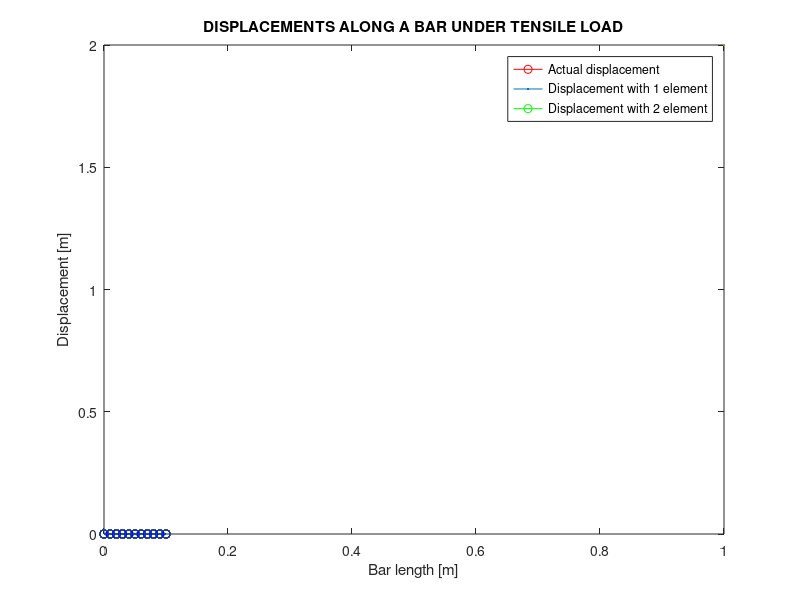

Recreate this plot in MATLAB.
% Cleaning commands
clc
clear
% ====================================================================
% Format
format short g
%  =====================================================================
disp(' ====================================================== ')
disp('                              DISCRETIZATION OF A BAR  ')
disp('                                BY FINITE ELEMENT ')
disp(' ====================================================== ')
%=============================INPUTS===================================
e = input("Enter the number of bar elements: ");          % Número de elementos deseados
Lo = 0.1 ; %[m]                                                             % Bar length
X = Lo/e; %[m]                                                              % Length of individual elements
Ao = 0.5;  %[m]                                                             % Area of the initial cross section at X=0
E = 210*(10^9); %[Pa]                                                  % Modulus of Elasticity
n = e + 1;                                                                      % Number of nodes
F = zeros(n,1);                                                     
F(n) = 44482.22; %[N]                                                 Tensile strength
P = 44482.22;
%======================OVERALL STIFFNESS MATRIX========================
k_l = [1,-1; -1,1]; % Local stiffness matrix
K = zeros(n, n);  % Generate nxn matrix

for i = 1:e
    % Generation of the average cross-sectional area of each element
    A(i) = (Ao*(1-0.5*(i-1)*X/Lo)+Ao*(1-0.5*(i)*X/Lo))/2; 

    % Generation of local stiffness matrices k
    k(i) = A(i)*E/X;

    % Generation of the global stiffness matrix K
    K(i:i+1,i:i+1) = K(i:i+1,i:i+1)+ k(i)*k_l;

end
%======================================================================
% Fixed node at the left end of the member
fixed_nodes = [1]; 
free_nodes = setxor(1:n,fixed_nodes);

% Reduced overall stiffness matrix
Kred = K(free_nodes,free_nodes); 

% Reduced force matrix
Fred = F(free_nodes,1); 

%============================= Displacements =====================
% Matrix of the reduced vector after partitioning
ured = Kred\Fred; 

% Displacement matrix
U = zeros(n,1); % displacment vector matirx
U(free_nodes)= ured; %displacement of free-end is last value in matrix

% Calculation of forces 
F = K*U;
%======================================================================
% Loop for validating results
m_bar = [0:0.01:0.1];
length(m_bar);

for jj = 1:11

    % Plots analytical solution
    b = 1.386*(P*m_bar)/(E*Ao);

    % Plots with 1 bar element
    t  = 4/3*(P*m_bar)/(E*Ao);

    % Plots with 2 bar element
    u = 1.371*(P*m_bar)/(E*Ao);

    % Plots
    plot(m_bar,b, 'red-o',LineWidth=2)
    hold on
    plot(m_bar,t, 'g-o',LineWidth=2) 
    plot(m_bar,u, 'b-o',LineWidth=2) 
end
%======================================================================
title("DISPLACEMENTS ALONG A BAR UNDER TENSILE LOAD")
xlabel("Bar length [m]")
legend("Actual displacement", "Displacement with 1 element","Displacement with 2 element")
ylabel("Displacement [m]")
%======================================================================
% Resultados
disp("Displacements, U in meters [m].")
U
disp("Forces, F in Newtons [N].")
F



